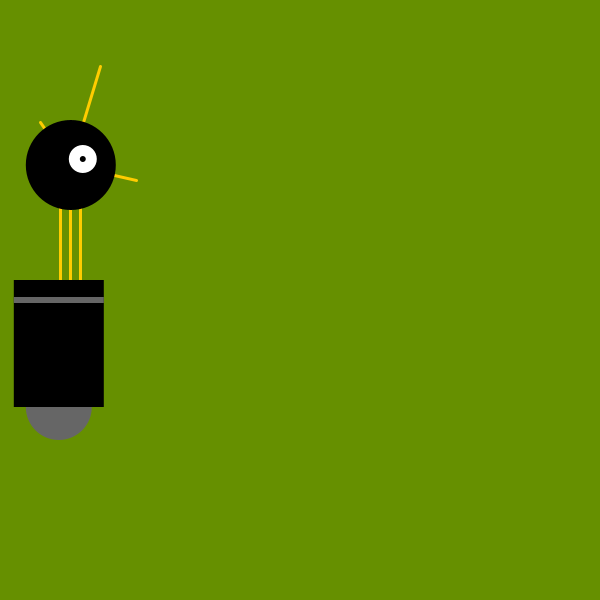
Frame 1 (no input)
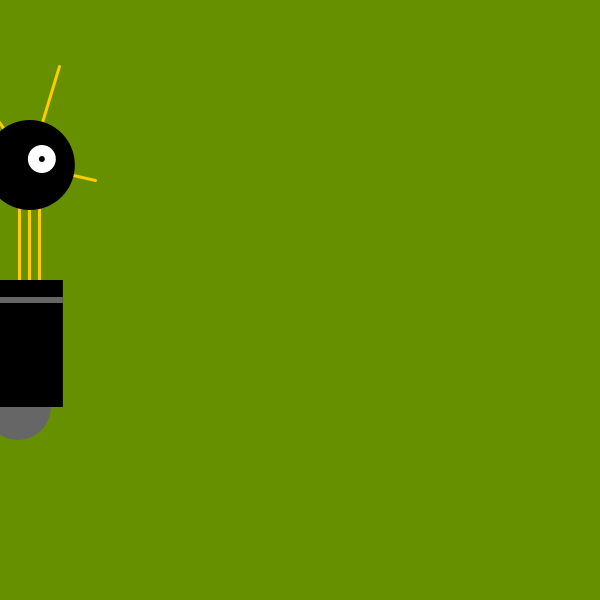
Frame 60 (the mouse pressed at the canvas centre just before this capture)
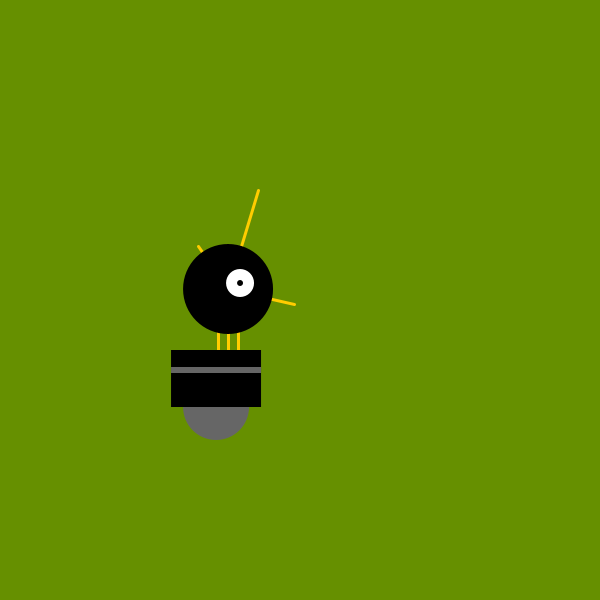
Frame 120 (the mouse held since frame 60 and released just before this capture)

The Processing sketch that drew these frames (run headless with seeded random() and noise(); from frame 60 on, the mouse is pressed at the canvas centre):

// Processing sketch: processing_81167
// ── processing_81167.pde

// Robot 3: Response from "Getting Started with Processing"
// by Reas & Fry. O'Reilly / Make 2010
// re-coded by Programming AtTemp 2012
 
float x = 60;          // X-coordinate
float y = 440;         // Y-coordinate
int radius = 45;       // Head Radius
int bodyHeight = 160;  // Body Height
int neckHeight = 70;   // Neck Height
 
// int x = 264;                                    // X-coordinate
// int y = 420;                                    // Y-coordinate
// int radius = 45;
// int bodyHeight = 110;                           // Body Height
// int neckHeight = 140;                           // Neck Height
 
float easing = 0.02;
 
void setup() {
  size(600, 600);
  smooth();
  strokeWeight(3);
  ellipseMode(RADIUS);
 
// size(600, 600);
// smooth();
// strokeWeight(3);
// ellipseMode(RADIUS);
}
 
void draw() {
   
  int targetX = mouseX;
  x += (targetX - x) * easing;
     
  if (mousePressed) {
    neckHeight = 16;
    bodyHeight = 90;
  } else {
    neckHeight = 70;
    bodyHeight = 160;
  }
   
  float ny = y - bodyHeight - neckHeight - radius;
// int ny = y - bodyHeight - neckHeight - radius;  // Neck Y 
  background(#669000);
                           
   
  // Neck
  stroke(#ffcc00);                 // Set stroke to Templeton Gold
  line(x+2, y-bodyHeight, x+2, ny);
  line(x+12, y-bodyHeight, x+12, ny);
  line(x+22, y-bodyHeight, x+22, ny);
 
// Neck from Robot2
// stroke(#ffcc00);                                // Set stroke to Templeton Gold
// line(x+2, y-bodyHeight, x+2, ny);               // Left
// line(x+12, y-bodyHeight, x+12, ny);             // Middle
// line(x+22, y-bodyHeight, x+22, ny);             // Right
  
// Neck from Robot1
// line(266, 257, 266, 162);   // Left
// line(276, 257, 276, 162);   // Middle
// line(286, 257, 286, 162);   // Right
 
  // Antennae
  line(x+12, ny, x-18, ny-43);
  line(x+12, ny, x+42, ny-99);
  line(x+12, ny, x+78, ny+15);
 
// Antennae from Robot2
// line(x+12, ny, x-18, ny-43);                    // Small
// line(x+12, ny, x+42, ny-99);                    // Tall
// line(x+12, ny, x+78, ny+15);                    // Medium
  
// Antennae from Robot1
// line(276, 155, 246, 112);   // Small
// line(276, 155, 306, 56);    // Tall
// line(276, 155, 342, 170);   // Medium
  
  // Body
  noStroke();
  fill(102);
  ellipse(x, y-33, 33, 33);
  fill(0);
  rect(x-45, y-bodyHeight, 90, bodyHeight-33);
  fill(102);
  rect(x-45, y-bodyHeight+17, 90, 6);
   
// Body
// noStroke();                                     // Disable stroke
// fill(102);                                      // Set fill to gray
// ellipse(x, y+10, 33, 33);                       // Antigravity orb
// fill(0);                                        // Set fill to black
// rect(x-45, y-bodyHeight, 90, bodyHeight+10);    // Main body
// fill(102);                                      // Set fill to gray
// rect(x-45, y-bodyHeight+17, 90, 6);             // Gray stripe
  
// Body from Robot1
// ellipse(264, 377, 33, 33);  // Antigravity orb
// rect(219, 257, 90, 120);    // Main body
// rect(219, 274, 90, 6);      // Gray stripe
  
 
  // Head
  fill(0);
  ellipse(x+12, ny, radius, radius);
  fill(255);
  ellipse(x+24, ny-6, 14, 14);
  fill(0);
  ellipse(x+24, ny-6, 3, 3);
  
// Head
// fill(0);                                        // Set fill to black
// ellipse(x+12, ny, radius, radius);              // Head
// fill(255);                                      // Set fill to white
// ellipse(x+24, ny-6, 14, 14);                    // Large eye
// fill(0);                                        // Set fill to black
// ellipse(x+24, ny-6, 3, 3);                      // Pupil
// fill(153);                                      // Set fill to light gray
// ellipse(x, ny-8, 5, 5);                         // Small eye 1
// ellipse(x+30, ny-26, 4, 4);                     // Small eye 2
// ellipse(x+41, ny+6, 3, 3);                      // Small eye 3
  
// Head from Robot1
// ellipse(276, 155, 45, 45);  // Head
// ellipse(288, 150, 14, 14);  // Large eye
// ellipse(288, 150, 3, 3);    // Pupil
// ellipse(263, 148, 5, 5);    // Small eye 1
// ellipse(296, 130, 4, 4);    // Small eye 2
// ellipse(305, 162, 3, 3);    // Small eye 3
 
}
